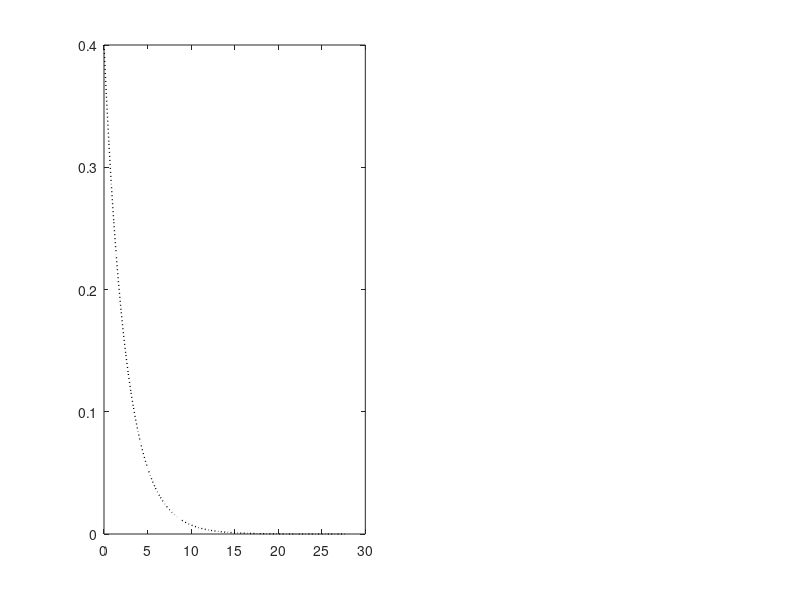

This figure's MATLAB source: (Note: this script raises an error after producing the figure.)
% set parameters
taus = [2.5 3]; % expected values of dwell times in states 1 and 2
Ndwells = 10000;
Tdraw = zeros(Ndwells,2);
stateRecorded = zeros(2*Ndwells*sum(taus),1);

% run loop
stateRecorded(1) = 1; % system starts in state 1
currentRecorded = [1 1];
sumT = 1;
rng default % for reproducibility
for i = 1:Ndwells
    for j = 1:2
        Tdraw(i,j) = exprnd(taus(j));
        sumT = sumT + Tdraw(i,j);
        if floor(sumT)>currentRecorded(2)
            currentRecorded(1) = currentRecorded(2)+1;
            currentRecorded(2) = floor(sumT);
            stateRecorded(currentRecorded(1):currentRecorded(2)) = j;
        end
    end
end

% truncate state trajectory
stateRecorded = nonzeros(stateRecorded);

%%
%plot(stateRecord)

%% Get dwell times from stateRecorded
dwells = cell(2,1);
transitions = find(diff(stateRecorded)~=0) + 1;
if ~isempty(transitions)
    % Start frames and durations of recorded dwells
    S = reshape(transitions(1:end-1),length(transitions)-1,1);
    D = reshape(transitions(2:end)-transitions(1:end-1),length(transitions)-1,1);
    % Assign type of states
    tmp = zeros(size(S));
    for j = 1:length(tmp)
        tmp(j) = sign(stateRecorded(transitions(j))-stateRecorded(transitions(j)-1));
    end
    dwells{1} = [S(tmp==-1) D(tmp==-1)];
    dwells{2} = [S(tmp==1) D(tmp==1)];
end
% Display the numbers of actually detected dwells in the two states:
disp([size(dwells{1}(:,2),1) size(dwells{2}(:,2),1)]);

%% View probability distributions of dwells in the states

% set up figure
if exist('fDist','var')
    if isvalid(fDist)
        close(fDist)
    end
end
fDist = figure('Units','normalized','Position',[0 .3 .6 .6],'Color','w');
ax = cell(2,1);

binEdges = cell(2,1);
binCenters = cell(2,1);
Hdraw = cell(2,1);
Hrecorded = cell(2,1);
for state = 1:2
    subplot(1,2,state)
    ax{state} = gca;
    % Theoretical probability distribution
    Tmax = max([max(Tdraw(:,state)) max(dwells{state}(:,2))]);
    Tspace = linspace(0,Tmax);
    plot(Tspace,exppdf(Tspace,taus(state)),'k:','LineWidth',1)
    hold on
    % Estimate from drawn dwell times
    [Hdraw{state},tmpEdges] = histcounts(Tdraw(:,state),20,'Normalization','pdf');
    tmpCenters = tmpEdges(1:end-1)+diff(tmpEdges(1:2))/2;
    plot(tmpCenters(Hdraw{state}>0),...
            Hdraw{state}(Hdraw{state}>0),'o','MarkerSize',8)
    % Estimate from recorded dwell times
    binEdges{state} = 0.5:ceil(Tmax);
    binCenters{state} = 1:binEdges{state}(end)-0.5;
    Hrecorded{state} = histcounts(dwells{state}(:,2),binEdges{state},'Normalization','pdf');
    plot(binCenters{state}(Hrecorded{state}>0),...
            Hrecorded{state}(Hrecorded{state}>0),'o','MarkerSize',8)

    % Legend
    legend({'Theoretical pdf',...
            'Estimate from drawn random numbers',...
            'Estimate from recording'},'FontSize',14,'Box','off')
    % Axis Adjustments
    ax{state} = gca;
    ax{state}.TickDir = 'out';
    ax{state}.Box = 'off';
    ax{state}.LineWidth = .5;
    ax{state}.FontSize = 12;
    ax{state}.XAxis.Label.String = 'Dwell time (in sampling intervals, i.e. frames)';
    ax{state}.YAxis.Label.String = 'Probability density (pdf)';
    ax{state}.Title.Interpreter = 'tex';
    ax{state}.Title.String = ['State ' num2str(state) ... 
                                ': tau = ' num2str(taus(state)) ...
                                ' , mean(recorded dwells) = ' num2str(round(mean(dwells{state}(:,2)),2))];
    ax{state}.Title.FontSize = 16;
end


%% Data for Curve Fitting App
state = 1;
fooX = binCenters{state}(Hrecorded{state}>0);
fooY = Hrecorded{state}(Hrecorded{state}>0);
















































